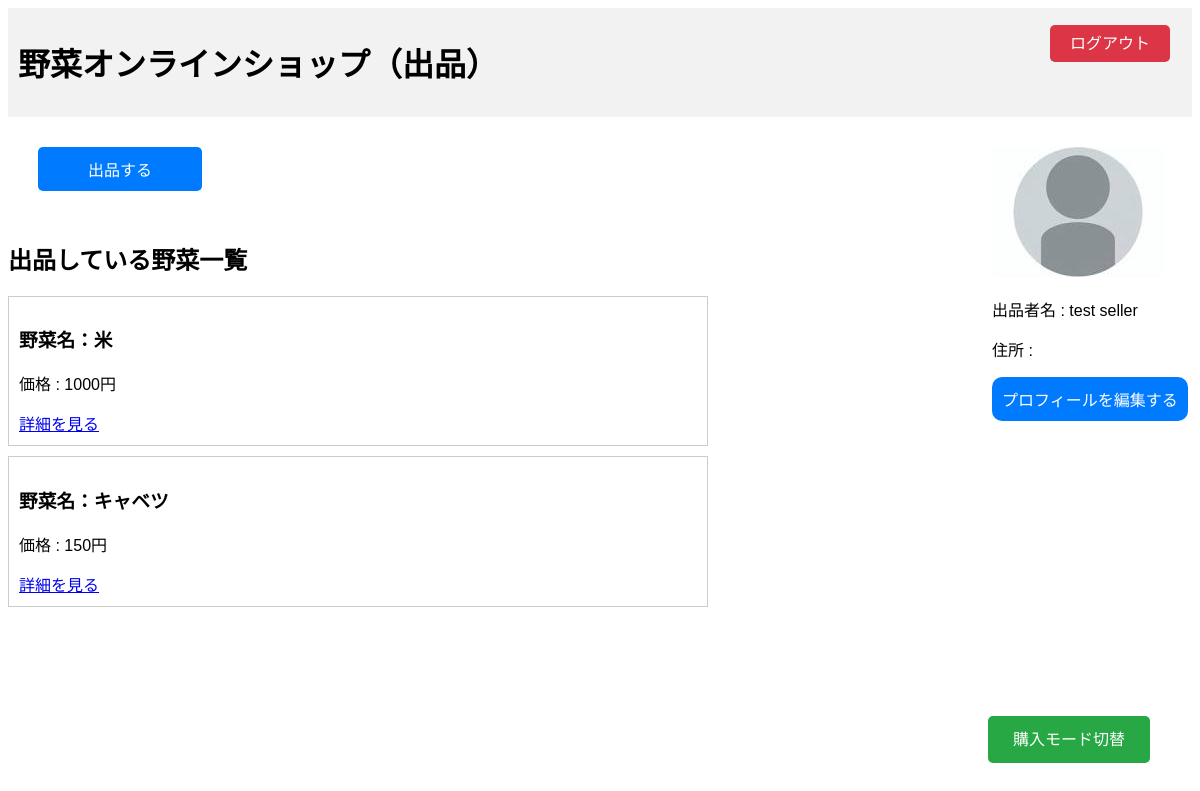
Page /seller/home/ (signed in) on the committed database.
### accounts/models.py (models this page shows, shortened)
class User(AbstractBaseUser, PermissionsMixin):
    account_id = models.CharField(
        verbose_name=_("account_id"),
        unique=True,
        max_length=10
    )
    email = models.EmailField(
        verbose_name=_("email"),
        unique=True
    )
    first_name = models.CharField(
        verbose_name=_("first_name"),
        max_length=150,
        null=True,
        blank=False
    )
    last_name = models.CharField(
        verbose_name=_("last_name"),
        max_length=150,
        null=True,
        blank=False
    )
    birth_date = models.DateField(
        verbose_name=_("birth_date"),
        blank=True,
        null=True
    )
    is_superuser = models.BooleanField(
        verbose_name=_("is_superuer"),
        default=False
    )
    is_staff = models.BooleanField(
        verbose_name=_('staff status'),
        default=False,
    )
    is_seller = models.BooleanField(
        verbose_name=_('is_seller'),
        default=False,
    )
    is_active = models.BooleanField(
        verbose_name=_('active'),
        default=True,
    )
    created_at = models.DateTimeField(
        verbose_name=_("created_at"),
        auto_now_add=True
    )
    updated_at = models.DateTimeField(
        verbose_name=_("updateded_at"),
        auto_now=True
    )
    address = models.CharField(
        max_length=200,
        blank=True,
        null=True
    )
    profile_picture = models.ImageField(
        upload_to='profile_pics/',
        blank=True,
        null=True
    )
    objects = UserManager()
    USERNAME_FIELD = 'account_id' # ログイン時、ユーザー名の代わりにaccount_idを使用
    REQUIRED_FIELDS = ['email']  # スーパーユーザー作成時にemailも設定する

### seller/models.py (models this page shows, shortened)
class Vegetable(models.Model):
    seller = models.ForeignKey(Seller, on_delete=models.CASCADE, related_name='vegetable')      # 出品者
    item_name = models.CharField(max_length=100)                                                # 品目名
    item_type = models.CharField(max_length=100, default='---')                                 # 品種名
    price = models.DecimalField(max_digits=100, decimal_places=2, default=0)                    # 単価
    content_quantity = models.PositiveIntegerField(default=1)                                   # まとまりの内容個数
    content_price = models.DecimalField(max_digits=100, decimal_places=2, default=0)            # まとまりの価格
    total_quantity = models.PositiveIntegerField(default=0)                                     # まとまりの総数

### seller/views.py (the view)
# urls.py: path("home/", SellerHomeView.as_view(), name="home"),
class SellerHomeView(LoginRequiredMixin, View):
    login_url = '/accounts/login/'  # ログインしていない場合のリダイレクト先URL
    def get(self, request):
        user = request.user.id
        try:
            seller = Seller.objects.get(user_id=user)
            vegetables = Vegetable.objects.filter(seller_id=seller.id)
            form = UserProfileForm()
            return render(request, 'seller/home.html', {'vegetables': vegetables, 'form': form})
        except Seller.DoesNotExist:
            return render(request, 'seller/seller_not_found.html')

### seller/templates/seller/home.html (shortened to what this page needs)
{% load static %}
<!DOCTYPE html>
<html>
<head>
    <link rel="stylesheet" type="text/css" href="{% static 'seller/css/home.css' %}">
</head>
<body>
    <div class="wrap">
        <div class="header">
            <h1>野菜オンラインショップ（出品）</h1>
        </div>
        <div class="logout-container">
            <a href="{% url 'accounts:logout' %}" class="logout-btn">ログアウト</a>
        </div>
        <div class="personal-info">
            {% if user.profile_picture %}
            <img src="{{ user.profile_picture.url }}" alt="プロフィール画像">
            {% else %}
            <img src="{% static 'images/NoFace.jpg' %}" alt="プロフィール画像">
            {% endif %}
            <p>出品者名 : {{ user.last_name }} {{ user.first_name }}</p>
            <p>住所 : {{ seller.address}}</p>
            <a href="{% url 'accounts:edit_profile' %}" class="edit-profile-btn">プロフィールを編集する</a>
        </div>
        <a href="{% url 'seller:create_item' %}" class="submit-button">出品する</a>
        <h2>出品している野菜一覧</h2>
        <div class="product-list">
            {% for vegetable in vegetables %}
            <div class="product">
                <h3>野菜名：{{ vegetable.item_name }}</h3>
                <p>価格 : {{ vegetable.content_price|floatformat:"0" }}円</p>
                <a href="{% url 'seller:product_detail' vegetable_id=vegetable.id %}">詳細を見る</a>
            </div>
            {% endfor %}
        </div>
        <div class="toggle-mode-container">
            <a href="{% url 'buyer:home' %}" class="toggle-mode-btn">購入モード切替</a>
        </div>
</body>
</html>

### seller/static/seller/css/home.css (style rules this page uses)
body { font-family: Arial, sans-serif; }
.header { background-color: #f2f2f2; padding: 10px; }
.personal-info { float: right; width: 200px; margin-top: 30px; }
.product-list { width: 700px; }
.product { border: 1px solid #ccc; padding: 10px; margin-bottom: 10px; }
.edit-profile-btn { display: inline-block; padding: 10px 10px; background-color: #007bff; color: #fff; text-decoration: none; border: none; border-radius: 10px; cursor: pointer; }
.submit-button { display: inline-block; padding: 10px 50px; background-color: #007bff; color: #fff; text-decoration: none; border: none; border-radius: 5px; cursor: pointer; margin: 30px; font-size: 16px; transition: background-color 0.3s ease; }
.logout-container { position: absolute; top: 30px; right: 30px; }
.logout-btn { background-color: #dc3545; color: #fff; padding: 10px 20px; border: none; border-radius: 5px; text-decoration: none; cursor: pointer; }
.toggle-mode-container { position: absolute; bottom: 50px; right: 50px; }
.toggle-mode-btn { background-color: #28a745; color: #fff; padding: 15px 25px; border: none; border-radius: 5px; text-decoration: none; cursor: pointer; }

### rows in the picture
User: last_name "test", first_name "seller"
Vegetable: item_name "米", content_price "1000"
Vegetable: item_name "キャベツ", content_price "150"
